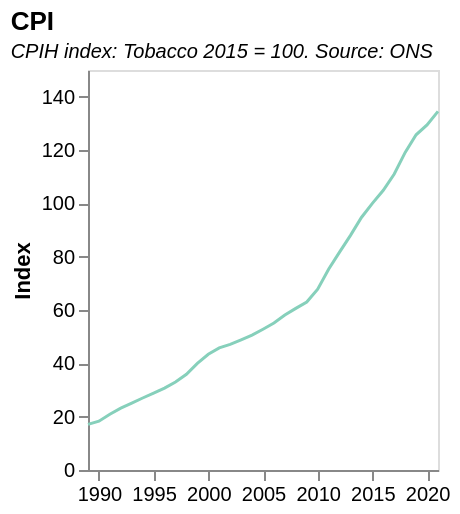

Describe this chart as a Vega-Lite specification.
### Vega-Lite specification from a JSON file in a GitHub repository (floating-point values rounded to 4 significant figures)
{"$schema": "https://vega.github.io/schema/vega-lite/v5.json", "title": {"text": "CPI", "subtitle": ["CPIH index: Tobacco 2015 = 100. Source: ONS"], "subtitleFontStyle": "italic", "subtitleFontSize": 10, "anchor": "start", "color": "black"}, "width": 175, "height": 200, "data": {"values": [{"date": "1988", "label": "1988", "month": "", "quarter": "", "sourceDataset": "MM23", "updateDate": "2018-12-19T00:00:00.000Z", "value": "16.6", "year": "1988"}, {"date": "1989", "label": "1989", "month": "", "quarter": "", "sourceDataset": "MM23", "updateDate": "2018-12-19T00:00:00.000Z", "value": "17.1", "year": "1989"}, {"date": "1990", "label": "1990", "month": "", "quarter": "", "sourceDataset": "MM23", "updateDate": "2018-12-19T00:00:00.000Z", "value": "18.3", "year": "1990"}, {"date": "1991", "label": "1991", "month": "", "quarter": "", "sourceDataset": "MM23", "updateDate": "2018-12-19T00:00:00.000Z", "value": "20.9", "year": "1991"}, {"date": "1992", "label": "1992", "month": "", "quarter": "", "sourceDataset": "MM23", "updateDate": "2018-12-19T00:00:00.000Z", "value": "23.2", "year": "1992"}, {"date": "1993", "label": "1993", "month": "", "quarter": "", "sourceDataset": "MM23", "updateDate": "2018-12-19T00:00:00.000Z", "value": "25.1", "year": "1993"}, {"date": "1994", "label": "1994", "month": "", "quarter": "", "sourceDataset": "MM23", "updateDate": "2018-12-19T00:00:00.000Z", "value": "27.0", "year": "1994"}, {"date": "1995", "label": "1995", "month": "", "quarter": "", "sourceDataset": "MM23", "updateDate": "2018-12-19T00:00:00.000Z", "value": "28.8", "year": "1995"}, {"date": "1996", "label": "1996", "month": "", "quarter": "", "sourceDataset": "MM23", "updateDate": "2016-01-19T09:30:00.000Z", "value": "30.7", "year": "1996"}, {"date": "1997", "label": "1997", "month": "", "quarter": "", "sourceDataset": "MM23", "updateDate": "2016-01-19T09:30:00.000Z", "value": "33.0", "year": "1997"}, {"date": "1998", "label": "1998", "month": "", "quarter": "", "sourceDataset": "MM23", "updateDate": "2016-01-19T09:30:00.000Z", "value": "35.9", "year": "1998"}, {"date": "1999", "label": "1999", "month": "", "quarter": "", "sourceDataset": "MM23", "updateDate": "2016-01-19T09:30:00.000Z", "value": "40.0", "year": "1999"}, {"date": "2000", "label": "2000", "month": "", "quarter": "", "sourceDataset": "MM23", "updateDate": "2016-01-19T09:30:00.000Z", "value": "43.4", "year": "2000"}, {"date": "2001", "label": "2001", "month": "", "quarter": "", "sourceDataset": "MM23", "updateDate": "2016-01-19T09:30:00.000Z", "value": "45.8", "year": "2001"}, {"date": "2002", "label": "2002", "month": "", "quarter": "", "sourceDataset": "MM23", "updateDate": "2016-01-19T09:30:00.000Z", "value": "47.1", "year": "2002"}, {"date": "2003", "label": "2003", "month": "", "quarter": "", "sourceDataset": "MM23", "updateDate": "2016-01-19T09:30:00.000Z", "value": "48.8", "year": "2003"}, {"date": "2004", "label": "2004", "month": "", "quarter": "", "sourceDataset": "MM23", "updateDate": "2016-01-19T09:30:00.000Z", "value": "50.6", "year": "2004"}, {"date": "2005", "label": "2005", "month": "", "quarter": "", "sourceDataset": "MM23", "updateDate": "2016-01-19T09:30:00.000Z", "value": "52.8", "year": "2005"}, {"date": "2006", "label": "2006", "month": "", "quarter": "", "sourceDataset": "MM23", "updateDate": "2016-01-19T09:30:00.000Z", "value": "55.1", "year": "2006"}, {"date": "2007", "label": "2007", "month": "", "quarter": "", "sourceDataset": "MM23", "updateDate": "2016-01-19T09:30:00.000Z", "value": "58.1", "year": "2007"}, {"date": "2008", "label": "2008", "month": "", "quarter": "", "sourceDataset": "MM23", "updateDate": "2016-01-19T09:30:00.000Z", "value": "60.6", "year": "2008"}, {"date": "2009", "label": "2009", "month": "", "quarter": "", "sourceDataset": "MM23", "updateDate": "2016-01-19T09:30:00.000Z", "value": "63.0", "year": "2009"}, {"date": "2010", "label": "2010", "month": "", "quarter": "", "sourceDataset": "MM23", "updateDate": "2016-01-19T09:30:00.000Z", "value": "67.8", "year": "2010"}, {"date": "2011", "label": "2011", "month": "", "quarter": "", "sourceDataset": "MM23", "updateDate": "2016-01-19T09:30:00.000Z", "value": "75.3", "year": "2011"}, {"date": "2012", "label": "2012", "month": "", "quarter": "", "sourceDataset": "MM23", "updateDate": "2016-01-19T09:30:00.000Z", "value": "81.7", "year": "2012"}, {"date": "2013", "label": "2013", "month": "", "quarter": "", "sourceDataset": "MM23", "updateDate": "2016-01-19T09:30:00.000Z", "value": "88.0", "year": "2013"}, {"date": "2014", "label": "2014", "month": "", "quarter": "", "sourceDataset": "MM23", "updateDate": "2016-01-19T09:30:00.000Z", "value": "94.7", "year": "2014"}, {"date": "2015", "label": "2015", "month": "", "quarter": "", "sourceDataset": "MM23", "updateDate": "2016-01-19T09:30:00.000Z", "value": "100.0", "year": "2015"}, {"date": "2016", "label": "2016", "month": "", "quarter": "", "sourceDataset": "MM23", "updateDate": "2017-01-17T00:00:00.000Z", "value": "104.9", "year": "2016"}, {"date": "2017", "label": "2017", "month": "", "quarter": "", "sourceDataset": "MM23", "updateDate": "2018-01-16T00:00:00.000Z", "value": "111.0", "year": "2017"}, {"date": "2018", "label": "2018", "month": "", "quarter": "", "sourceDataset": "MM23", "updateDate": "2019-01-16T00:00:00.000Z", "value": "119.1", "year": "2018"}, {"date": "2019", "label": "2019", "month": "", "quarter": "", "sourceDataset": "MM23", "updateDate": "2020-01-15T00:00:00.000Z", "value": "125.7", "year": "2019"}, {"date": "2020", "label": "2020", "month": "", "quarter": "", "sourceDataset": "MM23", "updateDate": "2021-01-20T00:00:00.000Z", "value": "129.4", "year": "2020"}, {"date": "2021", "label": "2021", "month": "", "quarter": "", "sourceDataset": "MM23", "updateDate": "2022-01-19T00:00:00.000Z", "value": "134.5", "year": "2021"}], "format": {"parse": {"date": "date"}}}, "mark": {"type": "line", "color": "#86d0bb", "strokeWidth": 1.5, "opacity": 1}, "transform": [{"filter": "datum.year>minYear"}, {"filter": "datum.year<maxYear"}], "params": [{"name": "minYear", "value": 1988, "bind": {"input": "range", "min": 1988, "max": 2022, "step": 1, "name": "Start year:"}}, {"name": "maxYear", "value": 2022, "bind": {"input": "range", "min": 1988, "max": 2022, "step": 1, "name": "End year:"}}], "encoding": {"x": {"field": "date", "type": "temporal", "title": null, "axis": {"grid": false}}, "y": {"field": "value", "type": "quantitative", "title": "Index", "axis": {"grid": false}, "scale": {"domain": [0, 150]}}}}
